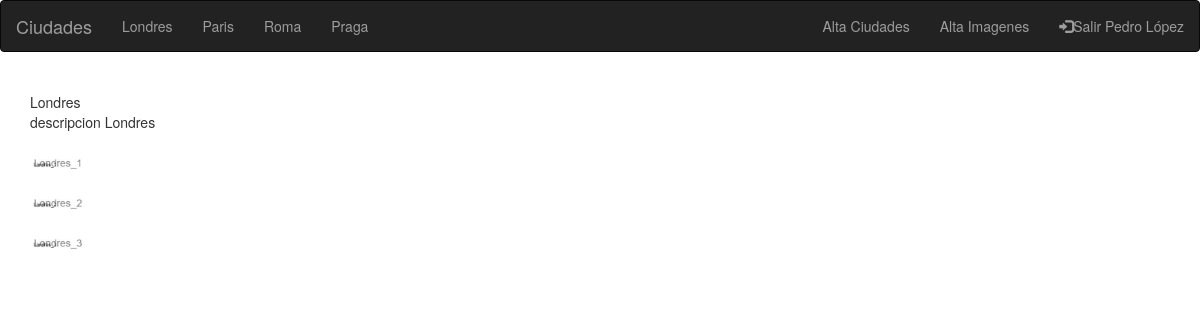
/index.php?c=1 (signed in), run on the app's committed database.
### tables this page shows
CREATE TABLE `tbciudades` (
  `id` int(3) NOT NULL,
  `ciudad` varchar(200) NOT NULL,
  `descripcion` varchar(800) NOT NULL,
  `activo` tinyint(1) NOT NULL
);

CREATE TABLE `tbimagenes` (
  `id` int(3) NOT NULL,
  `imagen` varchar(200) NOT NULL,
  `idciudad` int(3) NOT NULL
);

### dameCiudades.php (called while the page is built, shortened)
<?php
$servername = "localhost";
$username = "root";
$password = "";
$dbname = "ciudades";;
    try {
        $conn = new PDO("mysql:host=$servername;dbname=$dbname", $username, $password);
        $conn->setAttribute(PDO::ATTR_ERRMODE, PDO::ERRMODE_EXCEPTION);
        $sql="SELECT id,ciudad, descripcion,activo FROM tbciudades";
        $stmt = $conn->prepare($sql);
        $stmt->execute();
        $stmt->setFetchMode(PDO::FETCH_ASSOC);
        $ListaCiudades=$stmt->fetchAll();
    }
    catch(PDOException $e) {
        echo "Error: " . $e->getMessage();
    }
?>

### dameImagenes.php (called while the page is built, shortened)
<?php
    $servername = "localhost";
    $username = "root";
    $password = "";
    $dbname = "ciudades";
    try {
        $conn = new PDO("mysql:host=$servername;dbname=$dbname", $username, $password);
        $conn->setAttribute(PDO::ATTR_ERRMODE, PDO::ERRMODE_EXCEPTION);
        $sql="SELECT imagen FROM tbimagenes where idciudad=?";
        $stmt = $conn->prepare($sql);
        $stmt->execute(array($_GET['c']));
        $stmt->setFetchMode(PDO::FETCH_ASSOC);
        $ListaImagenes=$stmt->fetchAll();
    }
    catch(PDOException $e) {
        echo "Error: " . $e->getMessage();
    }
?>

### index.php (the view, shortened to what this page needs)
<!DOCTYPE html>
<html lang="en">
<head>
  <link rel="stylesheet" href="https://maxcdn.bootstrapcdn.com/bootstrap/3.3.7/css/bootstrap.min.css">
</head>
<body>
  <?php
    include 'dameCiudades.php';
    include 'menu.php';
    if(isset($_GET['c'])){
      include 'dameImagenes.php';
    }
  ?>
<br>
<div class="container">
  <?php if(isset($_GET['c'])){
    for ($contador=0;$contador<count($ListaCiudades);$contador++){
      if($ListaCiudades[$contador]['id']==$_GET['c'] &&
        $ListaCiudades[$contador]['activo']==1){
        echo $ListaCiudades[$contador]['ciudad'] . "<br>";
        echo $ListaCiudades[$contador]['descripcion']. "<br><br>";
        if (count($ListaImagenes)>0){
          for ($cont=0;$cont<count($ListaImagenes);$cont++){
              echo "<img width='150' src='" . $ListaImagenes[$cont]['imagen'] . "'><br><br>";
          }
        }
      }
    }
  ?>
  <?php } ?>
</div>
</body>
</html>

### menu.php (shortened to what this page needs)
<nav class="navbar navbar-inverse">
  <div class="container-fluid">
    <div class="navbar-header">
      <a class="navbar-brand" href="index.php">Ciudades</a>
    </div>
    <ul class="nav navbar-nav">
      <?php
       if (isset($_SESSION["UsuarioValidado"])){
        for ($contador=0;$contador<count($ListaCiudades);$contador++){
          if ($ListaCiudades[$contador]['activo']==1){
            echo '<li>';
              echo '<a href="index.php?c=' . $ListaCiudades[$contador]['id'] . '">' . $ListaCiudades[$contador]['ciudad'] . '</a>';
            echo '</li>';
          }
        }
      }
      ?>
    </ul>
    <ul class="nav navbar-nav navbar-right">
      <?php if(isset($_SESSION["UsuarioValidado"])) {  ?>
      <li><a href="adminCiudades.php">Alta Ciudades</a></li>
      <li><a href="adminImagenes.php">Alta Imagenes</a></li>
      <?php } ?>
     <?php if (!isset($_SESSION["UsuarioValidado"])){?>
      <li><a href="entrar.php"><span class="glyphicon glyphicon-log-in"></span> Login</a></li>
    <?php }else { ?>
 <li><a href="salir.php"><span class="glyphicon glyphicon-log-in"></span>Salir <?php echo $_SESSION["UsuarioValidado"][0]['nombreCompleto']; ?></a></li>
 <?php }  ?>
    </ul>
  </div>
</nav>

### data on the page
tbciudades: ciudad "Londres", descripcion "descripcion Londres"
tbciudades: ciudad "Paris"
tbciudades: ciudad "Roma"
tbciudades: ciudad "Praga"
tbimagenes: imagen (picture)
tbimagenes: imagen (picture)
tbimagenes: imagen (picture)

### other printed values
$_SESSION["UsuarioValidado"][0]['nombreCompleto'] "Pedro López"
